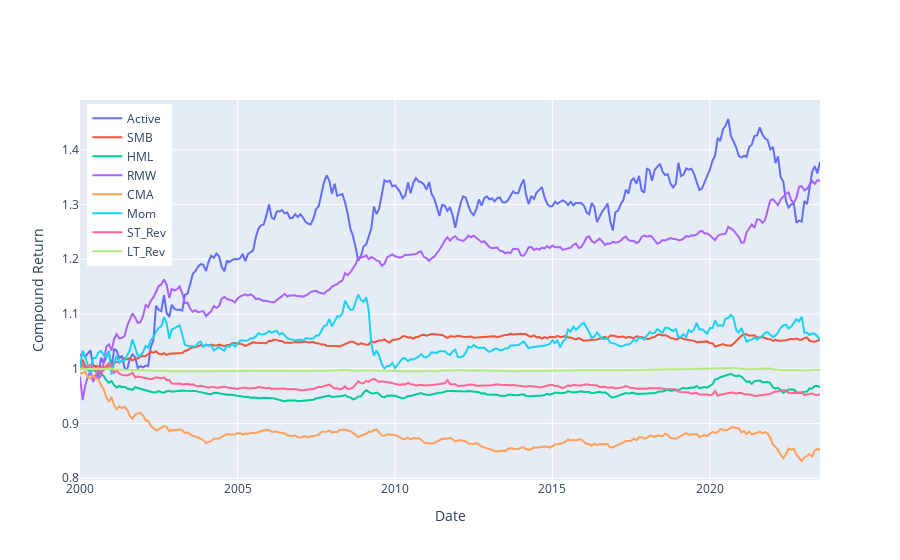

The notebook cell saved with this chart:
### Code cell
contribs = pd.DataFrame(dtype=float, index=df.index, columns=['Active']+factors)
for col in contribs.columns:
    if col not in ['Active']:
        contribs[col] = df[col] * result.params[col]
contribs['Active'] = df[TICKER+'-RF'] - contribs[factors].sum(axis=1)
contribs


cum = (1 + contribs).cumprod()
cum = cum.reset_index()
cum.Date = cum.Date.astype(str)

fig = go.Figure()
cols = [x for x in cum.columns if x!='Date']
for source in cols:
    # Exclude market excess return for ease of viewing:
    if source != 'Mkt-RF':
        trace = go.Scatter(x=cum.Date, y=cum[source],
                            hovertemplate=source + ": %{y:.2f}<extra></extra>",
                            name=source)
        fig.add_trace(trace)

fig.update_yaxes(title='Compound Return')
fig.update_xaxes(title="Date")
fig.update_layout(hovermode='x unified')
fig.update_layout(legend=dict(yanchor="top", y=0.99, xanchor="left", x=0.01))

### Figure 1 — Plotly figure (JSON) as saved in the notebook; plotly's stock layout.template omitted (floating-point values rounded to 4 significant figures; data arrays with more than 128 entries replaced by an {"elided": "..."} marker saying what was removed)
{"data": [{"hovertemplate": "Active: %{y:.2f}<extra></extra>", "name": "Active", "type": "scatter", "x": {"elided": "283 str values"}, "y": {"elided": "283 float values"}}, {"hovertemplate": "SMB: %{y:.2f}<extra></extra>", "name": "SMB", "type": "scatter", "x": {"elided": "283 str values"}, "y": {"elided": "283 float values"}}, {"hovertemplate": "HML: %{y:.2f}<extra></extra>", "name": "HML", "type": "scatter", "x": {"elided": "283 str values"}, "y": {"elided": "283 float values"}}, {"hovertemplate": "RMW: %{y:.2f}<extra></extra>", "name": "RMW", "type": "scatter", "x": {"elided": "283 str values"}, "y": {"elided": "283 float values"}}, {"hovertemplate": "CMA: %{y:.2f}<extra></extra>", "name": "CMA", "type": "scatter", "x": {"elided": "283 str values"}, "y": {"elided": "283 float values"}}, {"hovertemplate": "Mom   : %{y:.2f}<extra></extra>", "name": "Mom   ", "type": "scatter", "x": {"elided": "283 str values"}, "y": {"elided": "283 float values"}}, {"hovertemplate": "ST_Rev: %{y:.2f}<extra></extra>", "name": "ST_Rev", "type": "scatter", "x": {"elided": "283 str values"}, "y": {"elided": "283 float values"}}, {"hovertemplate": "LT_Rev: %{y:.2f}<extra></extra>", "name": "LT_Rev", "type": "scatter", "x": {"elided": "283 str values"}, "y": {"elided": "283 float values"}}], "layout": {"hovermode": "x unified", "legend": {"x": 0.01, "xanchor": "left", "y": 0.99, "yanchor": "top"}, "xaxis": {"title": {"text": "Date"}}, "yaxis": {"title": {"text": "Compound Return"}}}}
